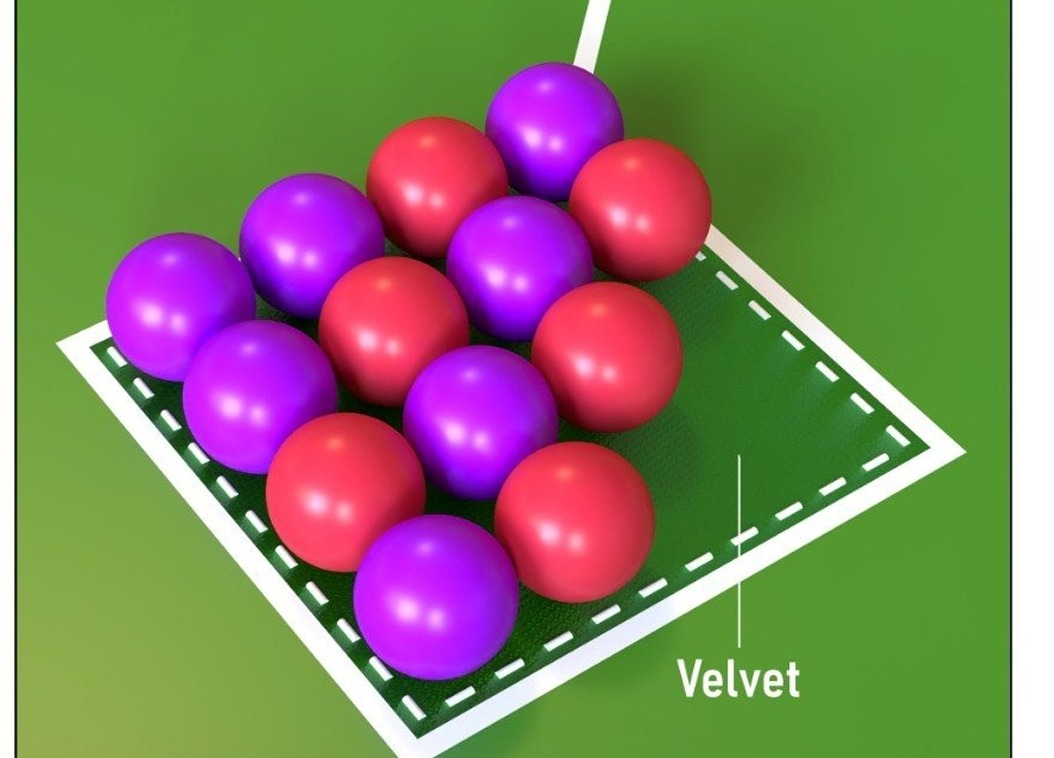
#> input picture CV/ball_detection/hi.jpg, 1054 x 758 px
$ python ball_detection_single_color.py
#> lines starting #> are read from the running program, lines starting #| are printed output that depends on the picture; after the words box and inside, x2 and y2 are one past the last pixel; in counts of white or black regions, pixels touching at a corner belong together
#> further down, ref_image is the input picture: shape (758, 1054, 3); mean B, G, R 99.6, 125.5, 131.6
# Install OpenCV: "pip install opencv-python"
import cv2
import numpy as np

# Distance from camera to object measured in centimeters
Known_distance = 76.2

# Diameter of the balls in the real world in centimeters
Known_diameter = 20  # Assuming a standard tennis ball diameter

# Colors (RGB values)
GREEN = (0, 255, 0)
RED = (76, 54, 255)
PURPLE = (161, 90, 149)
BLUE = (226, 127, 48)
WHITE = (255, 255, 255)
BLACK = (0, 0, 0)

# Defining the fonts
fonts = cv2.FONT_HERSHEY_COMPLEX

# Focal length finder function
def Focal_Length_Finder(measured_distance, real_diameter, diameter_in_rf_image):
    focal_length = (diameter_in_rf_image * measured_distance) / real_diameter
    return focal_length

# Distance estimation function
def Distance_finder(Focal_Length, real_diameter, diameter_in_frame):
    distance = (real_diameter * Focal_Length) / diameter_in_frame
    return distance

# Ball detection function
def detect_ball(image, color, radius):
    # Convert image to grayscale
#> called with color = (76, 54, 255), radius = 30
    gray = cv2.cvtColor(image, cv2.COLOR_BGR2GRAY)
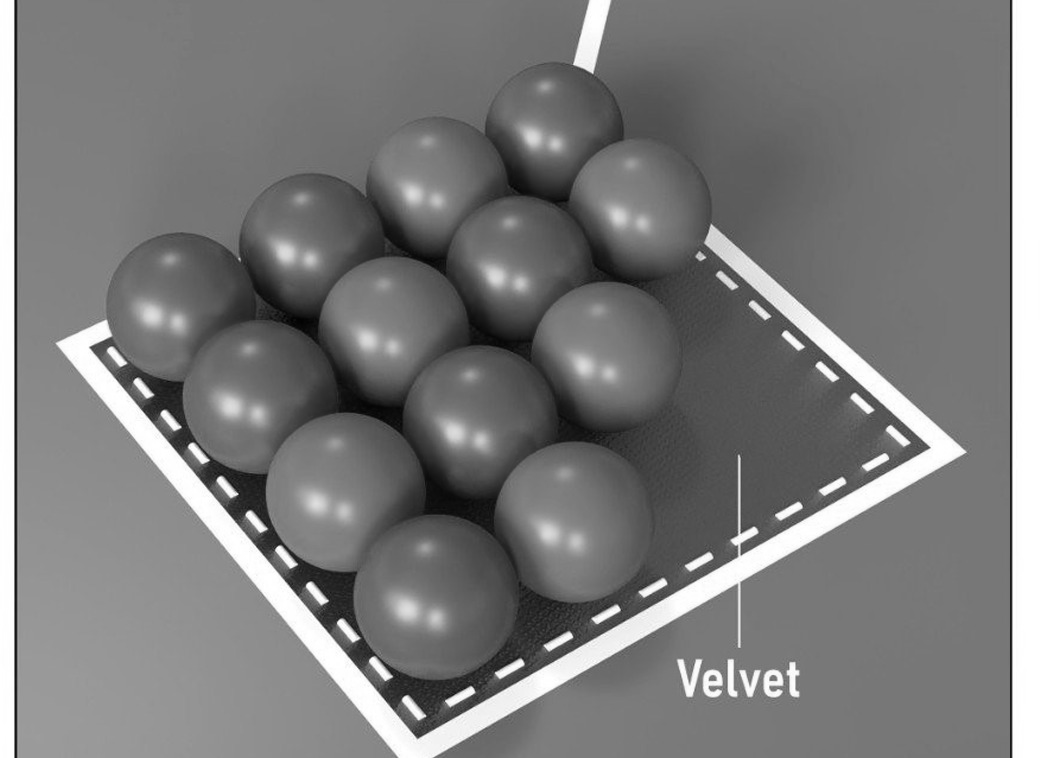
#> gray: shape (758, 1054); min 2, max 255, mean 124.4

    # Threshold the image to find the ball
    _, thresh = cv2.threshold(gray, 100, 255, cv2.THRESH_BINARY)
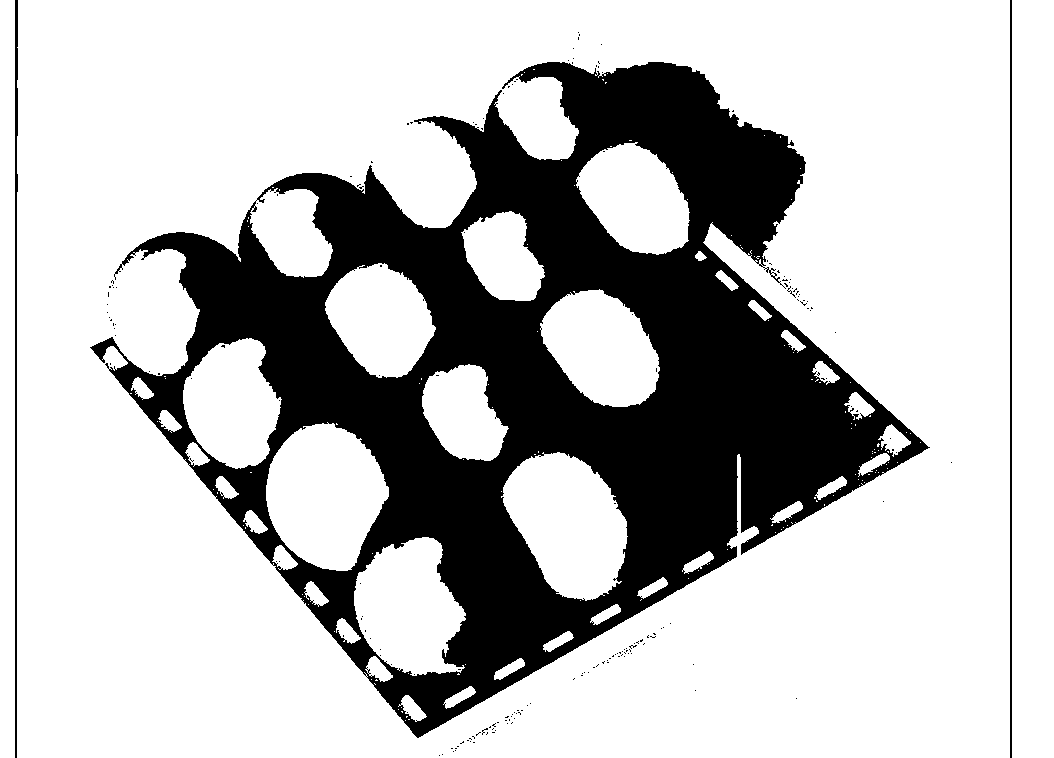
#> thresh: shape (758, 1054); 74.3% white; 185 black regions (182 under 20 px)

    # Find contours
    contours, _ = cv2.findContours(thresh, cv2.RETR_EXTERNAL, cv2.CHAIN_APPROX_SIMPLE)
#> contours = 3 contours; box (x1, y1, x2, y2) and area: (17, 0, 1010, 758) 750800, (1012, 0, 1054, 758) 31037, (0, 0, 15, 758) 10598

    if contours:
        # Get the largest contour
        contour = max(contours, key=cv2.contourArea)
#> contour = contour of 17 points, box (x1, y1, x2, y2) (17, 0, 1010, 758), area 750800

        # Get the centroid of the contour
        M = cv2.moments(contour)
#> M = moments, m00 750799.5, centre m10/m00, m01/m00 = (513.1, 378.6)
        cx = int(M['m10'] / M['m00'])
#> cx = 513
        cy = int(M['m01'] / M['m00'])
#> cy = 378

        # Draw the circle and centroid on the image
        cv2.circle(image, (cx, cy), int(radius), color, 2)
        cv2.circle(image, (cx, cy), 2, color, -1)
#> image: shape (758, 1054, 3); mean B, G, R 99.5, 125.6, 131.7

        return radius * 2  # Return diameter
    else:
        return 0

# Reading reference image from directory
ref_image = cv2.imread("hi.jpg")

# Find the diameter of the balls (pixels) in the reference image
ref_image_red_diameter = detect_ball(ref_image, RED, 30)  # Adjust radius as per reference image
#> ref_image_red_diameter = 60
ref_image_purple_diameter = detect_ball(ref_image, PURPLE, 30)  # Adjust radius as per reference image
#> in detect_ball (call 2), `_, thresh = cv2.threshold(gray, 100, 255, cv2.THRESH_BINARY)`: thresh: shape (758, 1054); 74.3% white; 187 black regions (183 under 20 px), largest, box (x1, y1, x2, y2) and area: (90, 62, 930, 738) 198988, (486, 350, 542, 407) 2524, (15, 0, 18, 758) 1661, (1010, 0, 1012, 758) 1516
#> in detect_ball (call 2), `cv2.circle(image, (cx, cy), 2, color, -1)`: image: shape (758, 1054, 3); mean B, G, R 99.6, 125.6, 131.6
#> ref_image_purple_diameter = 60
ref_image_blue_diameter = detect_ball(ref_image, BLUE, 30)  # Adjust radius as per reference image
#> in detect_ball (call 3), `cv2.circle(image, (cx, cy), 2, color, -1)`: image: shape (758, 1054, 3); mean B, G, R 99.7, 125.6, 131.5
#> ref_image_blue_diameter = 60

# Get the focal length for each ball by calling "Focal_Length_Finder"
Focal_length_red = Focal_Length_Finder(Known_distance, Known_diameter, ref_image_red_diameter)
#> in Focal_Length_Finder, `focal_length = (diameter_in_rf_image * measured_distance) / real_diame..`: focal_length = 228.6
#> Focal_length_red = 228.6
Focal_length_purple = Focal_Length_Finder(Known_distance, Known_diameter, ref_image_purple_diameter)
#> Focal_length_purple = 228.6
Focal_length_blue = Focal_Length_Finder(Known_distance, Known_diameter, ref_image_blue_diameter)
#> Focal_length_blue = 228.6

print(Focal_length_red)
#| 228.6
print(Focal_length_blue)
#| 228.6
print(Focal_length_purple)
#| 228.6

# Show the reference image
cv2.imshow("all", ref_image)

# Initialize the camera object
cap = cv2.VideoCapture(0)

while True:
    # Reading the frame from the camera
    _, frame = cap.read()
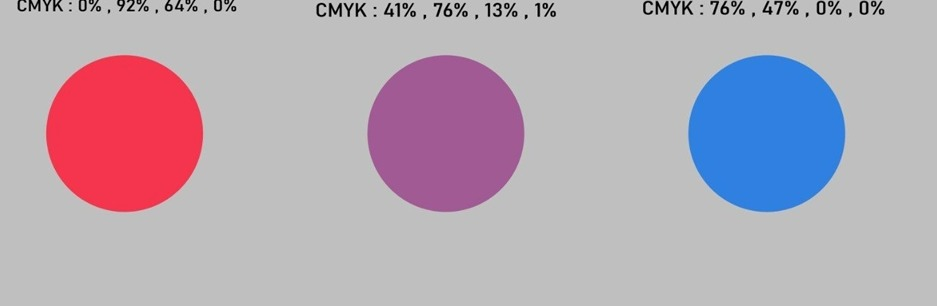
#> input picture CV/ball_detection/all.jpg, 937 x 306 px, given in place of the camera
#> frame is the input picture: shape (306, 937, 3); mean B, G, R 181.1, 169, 181.3

    # Detecting red ball
    red_diameter_in_frame = detect_ball(frame, RED, 30)  # Adjust radius as per your setup
#> call 4 of detect_ball, with color = (76, 54, 255), radius = 30
#> in detect_ball (call 4), `_, thresh = cv2.threshold(gray, 100, 255, cv2.THRESH_BINARY)`:
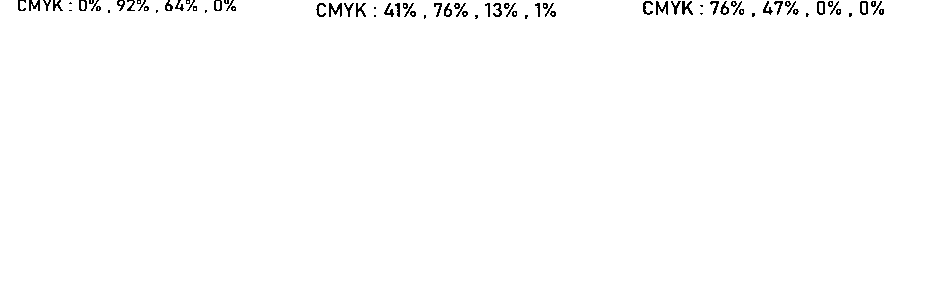
#> thresh: shape (306, 937); 99.1% white; black in thin lines or dots, all inside (x1, y1, x2, y2) = (18, 0, 884, 19)
#> in detect_ball (call 4), `contours, _ = cv2.findContours(thresh, cv2.RETR_EXTERNAL, cv2.CHAIN_AP..`: contours = 12 contours, 9 with area under 20; largest, box (x1, y1, x2, y2) and area: (0, 0, 937, 306) 284546, (216, 1, 220, 10) 23, (81, 1, 85, 10) 22
#> in detect_ball (call 4), `contour = max(contours, key=cv2.contourArea)`: contour = contour of 288 points, box (x1, y1, x2, y2) (0, 0, 937, 306), area 284546
#> in detect_ball (call 4), `M = cv2.moments(contour)`: M = moments, m00 284545.5, centre m10/m00, m01/m00 = (469.2, 153)
#> in detect_ball (call 4), `cx = int(M['m10'] / M['m00'])`: cx = 469
#> in detect_ball (call 4), `cy = int(M['m01'] / M['m00'])`: cy = 152
#> in detect_ball (call 4), `cv2.circle(image, (cx, cy), int(radius), color, 2)`: image: shape (306, 937, 3); 0.2% of pixels changed, all inside (x1, y1, x2, y2) = (438, 121, 501, 184)
#> in detect_ball (call 4), `cv2.circle(image, (cx, cy), 2, color, -1)`: image: shape (306, 937, 3); mean B, G, R 181, 168.9, 181.5
#> red_diameter_in_frame = 60

    # Check if the ball is detected
    if red_diameter_in_frame != 0:
        # Finding the distance
        Distance_red = Distance_finder(Focal_length_red, Known_diameter, red_diameter_in_frame)
#> in Distance_finder, `distance = (real_diameter * Focal_Length) / diameter_in_frame`: distance = 76.2
#> Distance_red = 76.2

        # Drawing Text on the screen
        cv2.putText(frame, f"Red Ball: {round(Distance_red, 2)} CM", (30, 35), fonts, 0.6, RED, 2)
#> frame: shape (306, 937, 3); mean B, G, R 180.4, 168.2, 181.8

    # Detecting purple ball
    purple_diameter_in_frame = detect_ball(frame, PURPLE, 30)  # Adjust radius as per your setup
#> in detect_ball (call 5), `cv2.circle(image, (cx, cy), int(radius), color, 2)`:
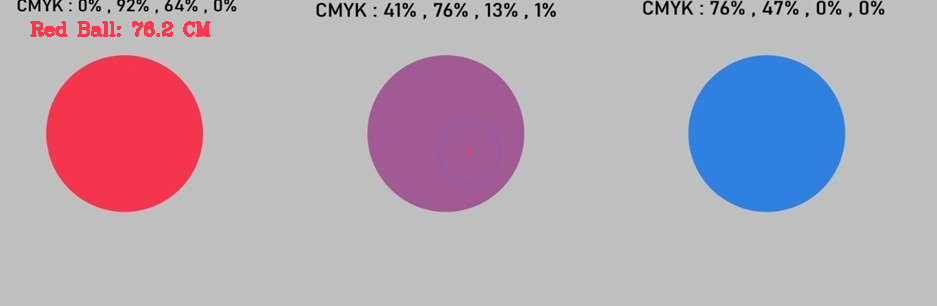
#> image: shape (306, 937, 3); mean B, G, R 180.6, 168.3, 181.6
#> in detect_ball (call 5), `cv2.circle(image, (cx, cy), 2, color, -1)`: image: shape (306, 937, 3); under 0.01% of pixels changed, all inside (x1, y1, x2, y2) = (467, 150, 472, 155)
#> purple_diameter_in_frame = 60

    # Check if the ball is detected
    if purple_diameter_in_frame != 0:
        # Finding the distance
        Distance_purple = Distance_finder(Focal_length_purple, Known_diameter, purple_diameter_in_frame)
#> Distance_purple = 76.2

        # Drawing Text on the screen
        cv2.putText(frame, f"Purple Ball: {round(Distance_purple, 2)} CM", (30, 65), fonts, 0.6, PURPLE, 2)
#> frame: shape (306, 937, 3); mean B, G, R 180.5, 167.9, 181.3

    # Detecting blue ball
    blue_diameter_in_frame = detect_ball(frame, BLUE, 30)  # Adjust radius as per your setup
#> in detect_ball (call 6), `cv2.circle(image, (cx, cy), int(radius), color, 2)`:
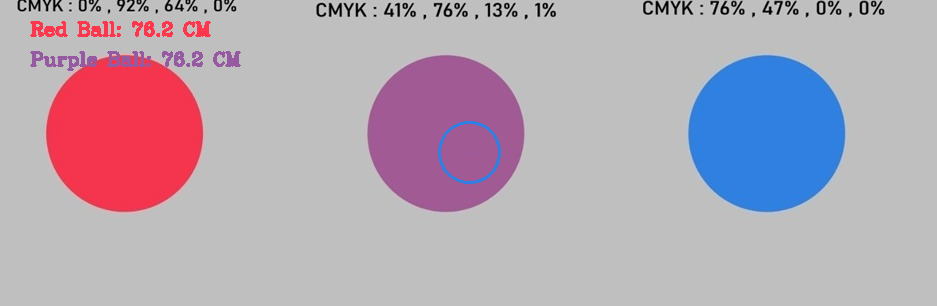
#> image: shape (306, 937, 3); mean B, G, R 180.7, 168, 181.1
#> blue_diameter_in_frame = 60

    # Check if the ball is detected
    if blue_diameter_in_frame != 0:
        # Finding the distance
        Distance_blue = Distance_finder(Focal_length_blue, Known_diameter, blue_diameter_in_frame)
#> Distance_blue = 76.2

        # Drawing Text on the screen
        cv2.putText(frame, f"Blue Ball: {round(Distance_blue, 2)} CM", (30, 95), fonts, 0.6, BLUE, 2)
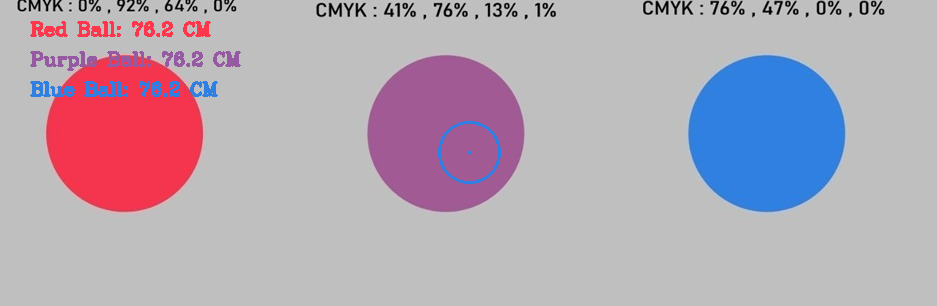
#> frame: shape (306, 937, 3); mean B, G, R 181.2, 168.1, 180.2

    # Show the frame on the screen
    cv2.imshow("frame", frame)

    # Quit the program if you press 'q' on keyboard
    if cv2.waitKey(1) == ord("q"):
#> (key q is pressed here)
        break

# Closing the camera
cap.release()

# Closing the windows that are opened
cv2.destroyAllWindows()
